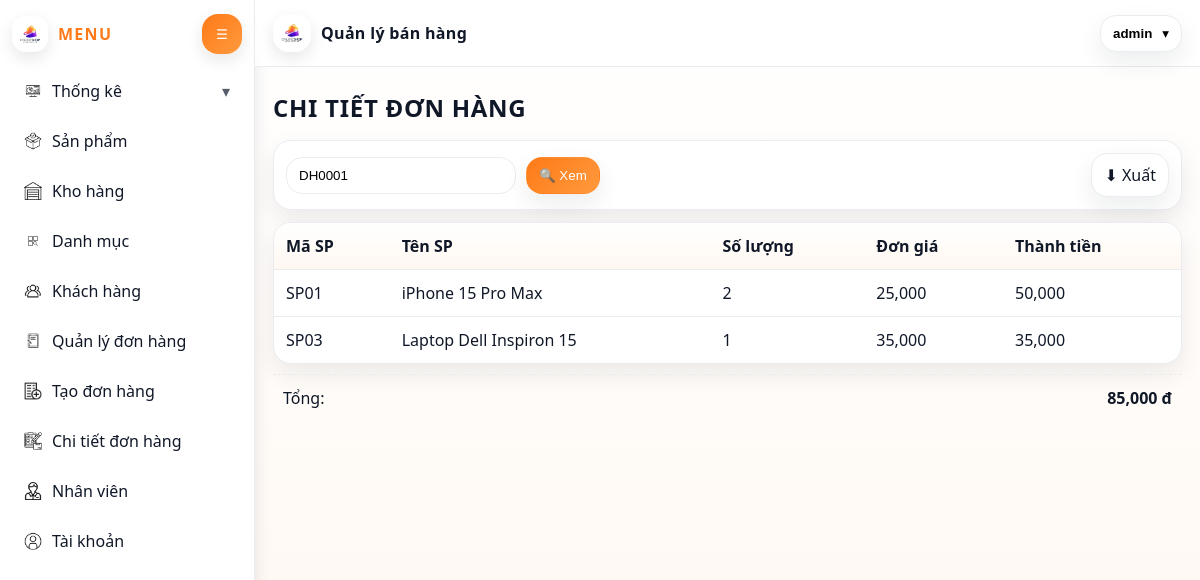
Screenshot of /ChiTietDonHang/Get_data?madh=DH0001 (signed in) with the database file from the repository.
### tables this page shows
CREATE TABLE chitietdonhang (
  id INT AUTO_INCREMENT PRIMARY KEY,
  madh VARCHAR(20) NOT NULL,
  masp VARCHAR(20) NOT NULL,
  soluong INT NOT NULL DEFAULT 1,
  dongia DECIMAL(12,2) NOT NULL DEFAULT 0,

  CONSTRAINT fk_ctdh_dh FOREIGN KEY (madh) REFERENCES donhang(madh)
    ON UPDATE CASCADE ON DELETE CASCADE,
  CONSTRAINT fk_ctdh_sp FOREIGN KEY (masp) REFERENCES sanpham(masp)
    ON UPDATE CASCADE ON DELETE RESTRICT
);

CREATE TABLE sanpham (
  masp VARCHAR(20) PRIMARY KEY,
  tensp VARCHAR(255) NOT NULL,
  gia DECIMAL(12,2) NOT NULL DEFAULT 0,
  soluong INT NOT NULL DEFAULT 0,
  hinhanh VARCHAR(255) NULL,
  xuatxu VARCHAR(100) NULL,
  madm VARCHAR(20) NOT NULL,
  CONSTRAINT fk_sp_dm FOREIGN KEY (madm) REFERENCES danhmuc(madm)
    ON UPDATE CASCADE ON DELETE RESTRICT
);

### MVC/Core/Controller.php (called while the page is built, shortened)
<?php
class Controller{
    public function model($model){
        return new $model;
    }
    public function view($view, $data = []){
    extract($data);
    include_once './MVC/Views/'.$view.'.php';
}
}
?>

### MVC/Controllers/ChiTietDonHang.php (called while the page is built, shortened)
<?php
class ChiTietDonHang extends Controller {
  public function Get_data(){
    $m=$this->model("DonHangModel");
    $madh = $_GET['madh'] ?? '';
    $rows = $madh ? $m->orderDetails($madh) : null;
    $this->view("Master", ["page"=>"chitietdonhang","rows"=>$rows,"madh"=>$madh]);
  }
}
?>

### MVC/Core/App.php (called while the page is built, shortened)
<?php
class App{
    protected $action= "Index";
    function __construct(){
        $arr = $this->processURL();
        if (!empty($arr[0])) {
            unset($arr[0]);
        }
        $this->controller = new $controllerClass;
        $requestedAction = $arr[1] ?? $this->action;
        $this->action = $requestedAction;
        unset($arr[1]);
        $this->param = $arr ? array_map('rawurldecode', array_values($arr)) : [];
        call_user_func_array([$this->controller, $this->action], $this->param);
    }
    function processURL(){
        if(isset($_GET['url'])){
            return explode('/', trim((string) $_GET['url'], '/'));
        }
        return [];
    }
}
?>

### index.php (called while the page is built, shortened)
<?php
$app = new App();
?>

### MVC/Core/connectDB.php (called while the page is built, shortened)
<?php
class connectDB {
    function __construct() {
        $this->con = mysqli_connect('localhost', 'root', '', 'qlbanhang');
    }
}
?>

### MVC/Models/DonHangModel.php (called while the page is built, shortened)
<?php
class DonHangModel extends connectDB
{
  public function orderDetails($madh)
  {
    $madh = mysqli_real_escape_string($this->con, $madh);
    $sql = "SELECT ct.*, sp.tensp
            FROM chitietdonhang ct
            JOIN sanpham sp ON ct.masp = sp.masp
            WHERE ct.madh='$madh'
            ORDER BY ct.id ASC";
    return mysqli_query($this->con, $sql);
  }
}
?>

### MVC/Views/Pages/chitietdonhang.php (the view)
<?php
$rows=$payload["rows"] ?? null;
$madh=$payload["madh"] ?? '';
?>
<h2 class="page-title">CHI TIẾT ĐƠN HÀNG</h2>
<div class="toolbar">
  <form method="post" action="<?= BASE_URL ?>ChiTietDonHang/Search">
    <input class="input" name="madh" placeholder="Nhập mã đơn" value="<?= htmlspecialchars($madh) ?>">
    <button class="btn primary">🔍 Xem</button>
  </form>
  <?php if($madh): ?>
    <a class="btn" style="margin-left:auto" href="<?= BASE_URL ?>ChiTietDonHang/Export?madh=<?= urlencode($madh) ?>">⬇ Xuất</a>
  <?php endif; ?>
</div>
<?php if(!$madh): ?>
  <div class="notice">Nhập mã đơn để xem chi tiết.</div>
<?php else: ?>
<table class="table">
  <thead><tr><th>Mã SP</th><th>Tên SP</th><th>Số lượng</th><th>Đơn giá</th><th>Thành tiền</th></tr></thead>
  <tbody>
  <?php
    $sum=0;
    if($rows && mysqli_num_rows($rows)>0):
      while($r=mysqli_fetch_assoc($rows)):
        $tt = (float)$r['dongia'] * (int)$r['soluong'];
        $sum += $tt;
  ?>
    <tr>
      <td><?= htmlspecialchars($r['masp']) ?></td>
      <td><?= htmlspecialchars($r['tensp']) ?></td>
      <td><?= (int)$r['soluong'] ?></td>
      <td><?= number_format((float)$r['dongia']) ?></td>
      <td><?= number_format($tt) ?></td>
    </tr>
  <?php endwhile; else: ?>
    <tr><td colspan="5" style="text-align:center">Không có dữ liệu</td></tr>
  <?php endif; ?>
  </tbody>
</table>
<div class="sumline">
  <span>Tổng:</span><b><?= number_format($sum) ?> đ</b>
</div>
<?php endif; ?>

### Public/Css/Master.css (style rules this page uses)
:root { --bg: #fff; --panel: #ffffff; --text: #101828; --muted: #667085; --line: #eaecf0; --orange: #ff7a18; --orange2: #ffb36b; --shadow: 0 10px 25px rgba(16, 24, 40, 0.08); --shadow2: 0 6px 16px rgba(16, 24, 40, 0.1); --radius: 18px; --radius2: 14px; --sidebarW: 255px; --sidebarCollapsed: 80px; --trans: 180ms ease; font-family: system-ui, -apple-system, Segoe UI, Roboto, Helvetica, Arial, sans-serif; }
* { box-sizing: border-box; }
body { margin: 0; background: linear-gradient(180deg, #fff, #fff7f0); color: var(--text); }

### Public/Css/pages.css (style rules this page uses)
.page-title { margin: 6px 0 16px; font-weight: 900; letter-spacing: 0.03em; }
.toolbar { display: flex; gap: 10px; flex-wrap: wrap; align-items: center; background: #fff; border: 1px solid var(--line); padding: 12px; border-radius: var(--radius); box-shadow: var(--shadow); margin-bottom: 12px; }
.toolbar form { display: flex; gap: 10px; flex-wrap: wrap; align-items: center; }
.input, .select { padding: 10px 12px; border: 1px solid var(--line); border-radius: 16px; outline: none; background: #fff; min-width: 230px; }
.btn { display: inline-flex; align-items: center; justify-content: center; gap: 8px; padding: 10px 12px; border-radius: 16px; border: 1px solid var(--line); background: #fff; color: var(--text); text-decoration: none; cursor: pointer; transition: transform 140ms ease, box-shadow 140ms ease, background 140ms ease, border-color 140ms ease; box-shadow: var(--shadow); }
.btn.primary { background: linear-gradient(135deg, var(--orange), #ff9a3d); color: #fff; border-color: transparent; }
.table { width: 100%; border-collapse: separate; border-spacing: 0; background: #fff; border: 1px solid var(--line); border-radius: var(--radius); overflow: hidden; box-shadow: var(--shadow); }
.table th, .table td { padding: 12px 12px; border-bottom: 1px solid var(--line); vertical-align: top; }
.table thead th { background: linear-gradient(180deg, #fff, #fff8f1); text-align: left; font-weight: 800; }
.table tbody tr:last-child td { border-bottom: none; }
.sumline { display: flex; justify-content: space-between; align-items: center; padding: 12px 10px; border-top: 1px dashed var(--line); margin-top: 10px; font-size: 16px; }

### rows the page displays
chitietdonhang: masp "SP01", masp.tensp "iPhone 15 Pro Max", soluong "2", dongia "25,000", tt "50,000"
chitietdonhang: masp "SP03", masp.tensp "Laptop Dell Inspiron 15", soluong "1", dongia "35,000", tt "35,000"

### other values shown
$username "admin"
$sum "85,000"
